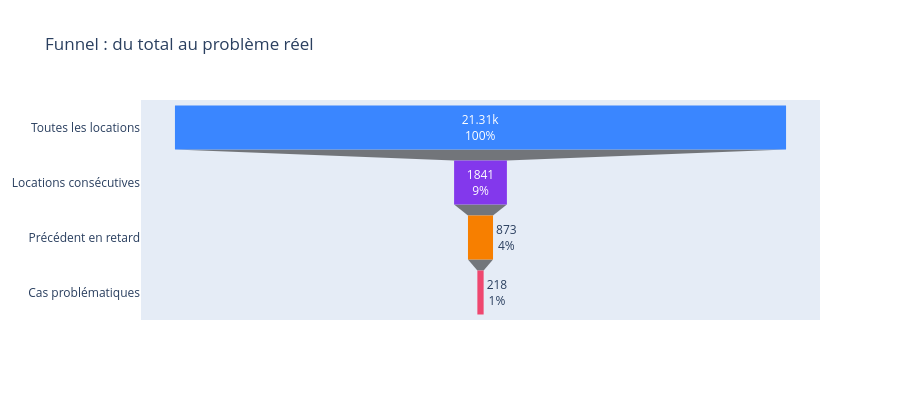

Notebook cell for this chart:
### Code cell
# Visualisation : funnel du problème
fig = go.Figure(go.Funnel(
    y=['Toutes les locations', 'Locations consécutives',
       'Précédent en retard', 'Cas problématiques'],
    x=[len(df), len(consec),
       consec[consec['prev_delay'] > 0].shape[0],
       consec['is_problematic'].sum()],
    textinfo='value+percent initial',
    marker_color=['#3a86ff', '#8338ec', '#f77f00', '#ef476f']
))
fig.update_layout(title='Funnel : du total au problème réel', height=400)
fig.show()

### Figure 1 — Plotly figure (JSON) as saved in the notebook; plotly's stock layout.template omitted (floating-point values rounded to 4 significant figures)
{"data": [{"marker": {"color": ["#3a86ff", "#8338ec", "#f77f00", "#ef476f"]}, "textinfo": "value+percent initial", "type": "funnel", "x": [21310, 1841, 873, 218], "y": ["Toutes les locations", "Locations consécutives", "Précédent en retard", "Cas problématiques"]}], "layout": {"height": 400, "title": {"text": "Funnel : du total au problème réel"}}}
